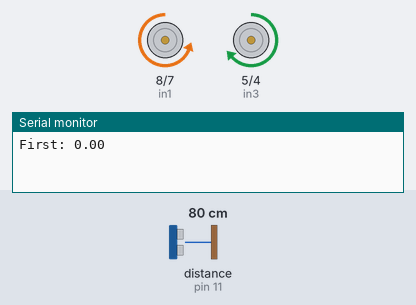
A sketch run on a simulated Arduino Uno, built with avr-gcc and run on an emulated ATmega328P. On the bench: motor-driver pin pairs drawn as motors (green arrow = first pin HIGH = forward, orange = second pin HIGH = backward, longer = more drive, scaled by the enable pin), the last lines printed to the serial monitor. Wiring (inferred from the names in the program): ultrasonic range finder: trigger pin 12; echo pin 11. The test bench sets the inputs (shaded band); at power-on: distance to the obstacle (sensor on pin 11) 80 cm. The echo pulse lasts 58.3 µs per cm.

Above: at 1.8 s.
1.9 s: distance to the obstacle (sensor on pin 11) set to 28 cm
3.4 s: distance to the obstacle (sensor on pin 11) set to 23 cm
At 4.7 s:
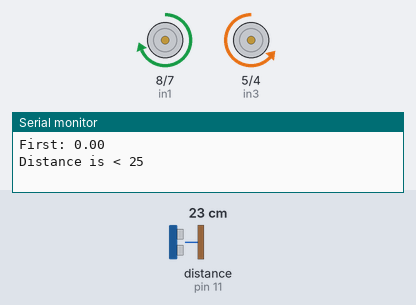
5.9 s: distance to the obstacle (sensor on pin 11) set to 35 cm
At 7.2 s:
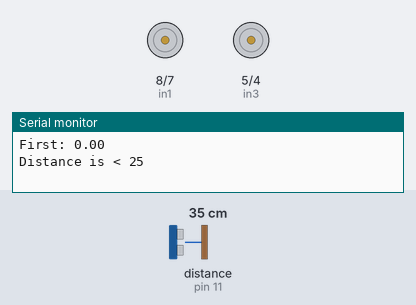
8.9 s: distance to the obstacle (sensor on pin 11) set to 2 cm
At 11.3 s:
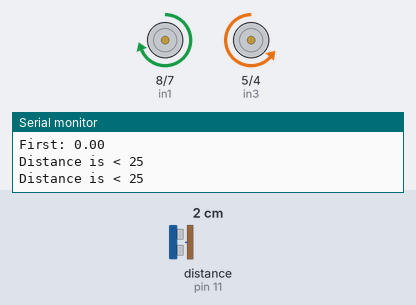
Timing chart, 0 to 12.4 s (numbered marks = the images above; inputs shaded):
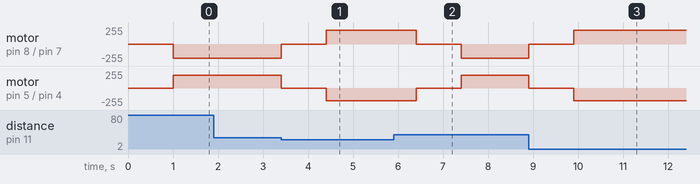

The sketch:

autito_inde.ino
```cpp
// Motor A connections
int enA = 9;
int in1 = 8;
int in2 = 7;
// Motor B connections
int enB = 3;
int in3 = 5;
int in4 = 4;
// Sensor connections
const int trigPin = 12;
const int echoPin = 11;

// Variables for sensor
float duration, distance;

bool first;

void setup() {
	// Set all the motor control pins to outputs
	pinMode(enA, OUTPUT);
	pinMode(enB, OUTPUT);
	pinMode(in1, OUTPUT);
	pinMode(in2, OUTPUT);
	pinMode(in3, OUTPUT);
	pinMode(in4, OUTPUT);

	// Turn off motors - Initial state
	digitalWrite(in1, LOW);
	digitalWrite(in2, LOW);
	digitalWrite(in3, LOW);
	digitalWrite(in4, LOW);

  pinMode(trigPin, OUTPUT);
	pinMode(echoPin, INPUT);
	Serial.begin(9600);

  first = true;
}

void loop() {

  // Drifting
  if (first) {
    delay(1000);
    Serial.print("First: ");
	  Serial.println(distance);
    digitalWrite(in1, LOW);
    digitalWrite(in2, HIGH);
    digitalWrite(in3, HIGH);
    digitalWrite(in4, LOW);
    analogWrite(enA, 210);
    analogWrite(enB, 190);
    first = false;
  }

  digitalWrite(trigPin, LOW);
	delayMicroseconds(2);
	digitalWrite(trigPin, HIGH);
	delayMicroseconds(10);
	digitalWrite(trigPin, LOW);
  duration = pulseIn(echoPin, HIGH);
  distance = (duration*.0343)/2;
  // Serial.print("Distance: ");
	// Serial.println(distance);

  // To know if the motors are on

  bool foward = digitalRead(in1) == LOW && digitalRead(in2) == HIGH && digitalRead(in3) == HIGH && digitalRead(in4) == LOW;


  // If the vehicle is closer than 10 cm to an object and the morots are on, decelerate from maximum speed to zero
  if(distance < 25) {
    if(foward) {
      analogWrite(enA, 0);
      analogWrite(enB, 0);

      Serial.println("Distance is < 25");

      //Turn motors off
      digitalWrite(in1, LOW);
      digitalWrite(in2, LOW);
      digitalWrite(in3, LOW);
      digitalWrite(in4, LOW);

      delay(1000);

      // Turn motors directions
      digitalWrite(in1, HIGH);
      digitalWrite(in2, LOW);
      digitalWrite(in3, LOW);
      digitalWrite(in4, HIGH);

      analogWrite(enA, 210);
      analogWrite(enB, 190);
      delay(2000);
    }
  }

  // If the vehicle is farther than 10 cm to an object and the motors are off, accelerate from zero to maximum speed
	else {
    if(!foward) {
      analogWrite(enA, 0);
      analogWrite(enB, 0);

      // Trun motors off
      digitalWrite(in1, LOW);
      digitalWrite(in2, LOW);
      digitalWrite(in3, LOW);
      digitalWrite(in4, LOW);

      delay(1000);

      // Turn motors directions
      digitalWrite(in1, LOW);
      digitalWrite(in2, HIGH);
      digitalWrite(in3, HIGH);
      digitalWrite(in4, LOW);

      analogWrite(enA, 210);
      analogWrite(enB, 190);


    }
  }
}
```

Measured:
- the behaviour switches between 26 and 25 cm on distance to the obstacle (sensor on pin 11) (found by bisection; images 0 and 1)
- after the input at 1.9 s, every drawn part: stays the same
- after the input at 3.4 s, motor on pin 8 (in1) / pin 7 (in2): backward 210/255 → stopped at once, → forward 210/255 1.0 s later; motor on pin 5 (in3) / pin 4 (in4): forward 190/255 → stopped at once, → backward 190/255 1.0 s later
- after the input at 5.9 s, motor on pin 8 (in1) / pin 7 (in2): forward 210/255 → stopped after 0.51 s, → backward 210/255 1.0 s later; motor on pin 5 (in3) / pin 4 (in4): backward 190/255 → stopped after 0.51 s, → forward 190/255 1.0 s later
- after the input at 8.9 s, motor on pin 8 (in1) / pin 7 (in2): backward 210/255 → stopped at once, → forward 210/255 1.0 s later; motor on pin 5 (in3) / pin 4 (in4): forward 190/255 → stopped at once, → backward 190/255 1.0 s later
